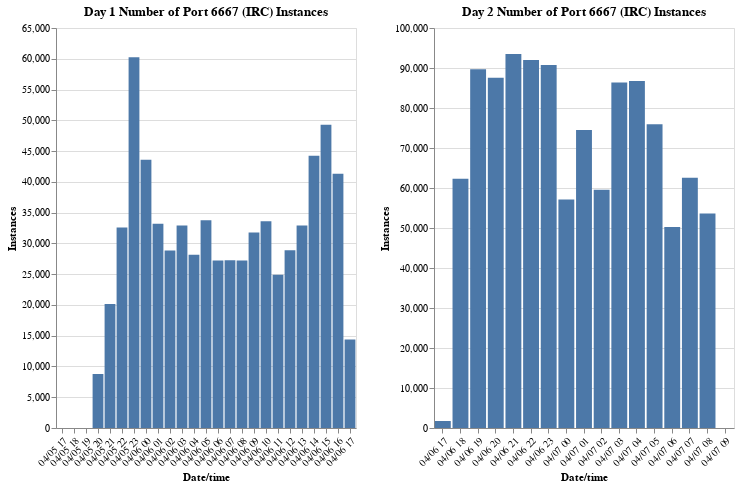

The notebook cell saved with this chart:
### Code cell
data1 = pd.DataFrame({
    'Date/time': pivoted_data_06_port['Date/time'],
    'Instances': pivoted_data_06_port['Port_6667']
})

data2 = pd.DataFrame({
    'Date/time': pivoted_data_07_port['Date/time'],
    'Instances': pivoted_data_07_port['Port_6667']
})

# Create the Altair chart
chart1 = alt.Chart(data1).mark_bar().encode(
    x=alt.X('Date/time:N', axis=alt.Axis(labelAngle=-45)),
    y='Instances:Q',
    tooltip=['Date/time:N', 'Instances:Q']
).properties(
    width=300,
    height=400,
    title='Day 1 Number of Port 6667 (IRC) Instances'
)

# 2nd dataset
chart2 = alt.Chart(data2).mark_bar().encode(
    x=alt.X('Date/time:N', axis = alt.Axis(labelAngle=-45)),
    y='Instances:Q',
    tooltip=['Date/time:N', 'Instances:Q']
).properties(
    width=300,
    height=400,
    title='Day 2 Number of Port 6667 (IRC) Instances'
)

chart1 | chart2

### Figure 1 — Vega-Lite specification as saved in the notebook (floating-point values rounded to 4 significant figures)
{"config": {"view": {"continuousWidth": 300, "continuousHeight": 300}}, "hconcat": [{"data": {"name": "data-59635454ee36775d4a71bafe95ed692a"}, "mark": {"type": "bar"}, "encoding": {"tooltip": [{"field": "Date/time", "type": "nominal"}, {"field": "Instances", "type": "quantitative"}], "x": {"axis": {"labelAngle": -45}, "field": "Date/time", "type": "nominal"}, "y": {"field": "Instances", "type": "quantitative"}}, "height": 400, "title": "Day 1 Number of Port 6667 (IRC) Instances", "width": 300}, {"data": {"name": "data-5e1d97c7104957096aa4f12a77dcdc3c"}, "mark": {"type": "bar"}, "encoding": {"tooltip": [{"field": "Date/time", "type": "nominal"}, {"field": "Instances", "type": "quantitative"}], "x": {"axis": {"labelAngle": -45}, "field": "Date/time", "type": "nominal"}, "y": {"field": "Instances", "type": "quantitative"}}, "height": 400, "title": "Day 2 Number of Port 6667 (IRC) Instances", "width": 300}], "$schema": "https://vega.github.io/schema/vega-lite/v5.15.1.json", "datasets": {"data-59635454ee36775d4a71bafe95ed692a": [{"Date/time": "04/05 17", "Instances": 0.0}, {"Date/time": "04/05 18", "Instances": 0.0}, {"Date/time": "04/05 19", "Instances": 0.0}, {"Date/time": "04/05 20", "Instances": 8777.0}, {"Date/time": "04/05 21", "Instances": 20140.0}, {"Date/time": "04/05 22", "Instances": 32560.0}, {"Date/time": "04/05 23", "Instances": 60240.0}, {"Date/time": "04/06 00", "Instances": 43590.0}, {"Date/time": "04/06 01", "Instances": 33210.0}, {"Date/time": "04/06 02", "Instances": 28820.0}, {"Date/time": "04/06 03", "Instances": 32890.0}, {"Date/time": "04/06 04", "Instances": 28160.0}, {"Date/time": "04/06 05", "Instances": 33760.0}, {"Date/time": "04/06 06", "Instances": 27220.0}, {"Date/time": "04/06 07", "Instances": 27260.0}, {"Date/time": "04/06 08", "Instances": 27240.0}, {"Date/time": "04/06 09", "Instances": 31770.0}, {"Date/time": "04/06 10", "Instances": 33580.0}, {"Date/time": "04/06 11", "Instances": 24890.0}, {"Date/time": "04/06 12", "Instances": 28880.0}, {"Date/time": "04/06 13", "Instances": 32910.0}, {"Date/time": "04/06 14", "Instances": 44230.0}, {"Date/time": "04/06 15", "Instances": 49300.0}, {"Date/time": "04/06 16", "Instances": 41310.0}, {"Date/time": "04/06 17", "Instances": 14400.0}], "data-5e1d97c7104957096aa4f12a77dcdc3c": [{"Date/time": "04/06 17", "Instances": 1746.0}, {"Date/time": "04/06 18", "Instances": 62290.0}, {"Date/time": "04/06 19", "Instances": 89660.0}, {"Date/time": "04/06 20", "Instances": 87580.0}, {"Date/time": "04/06 21", "Instances": 93520.0}, {"Date/time": "04/06 22", "Instances": 92000.0}, {"Date/time": "04/06 23", "Instances": 90780.0}, {"Date/time": "04/07 00", "Instances": 57120.0}, {"Date/time": "04/07 01", "Instances": 74510.0}, {"Date/time": "04/07 02", "Instances": 59570.0}, {"Date/time": "04/07 03", "Instances": 86410.0}, {"Date/time": "04/07 04", "Instances": 86730.0}, {"Date/time": "04/07 05", "Instances": 75960.0}, {"Date/time": "04/07 06", "Instances": 50260.0}, {"Date/time": "04/07 07", "Instances": 62550.0}, {"Date/time": "04/07 08", "Instances": 53650.0}, {"Date/time": "04/07 09", "Instances": 0.0}]}}
